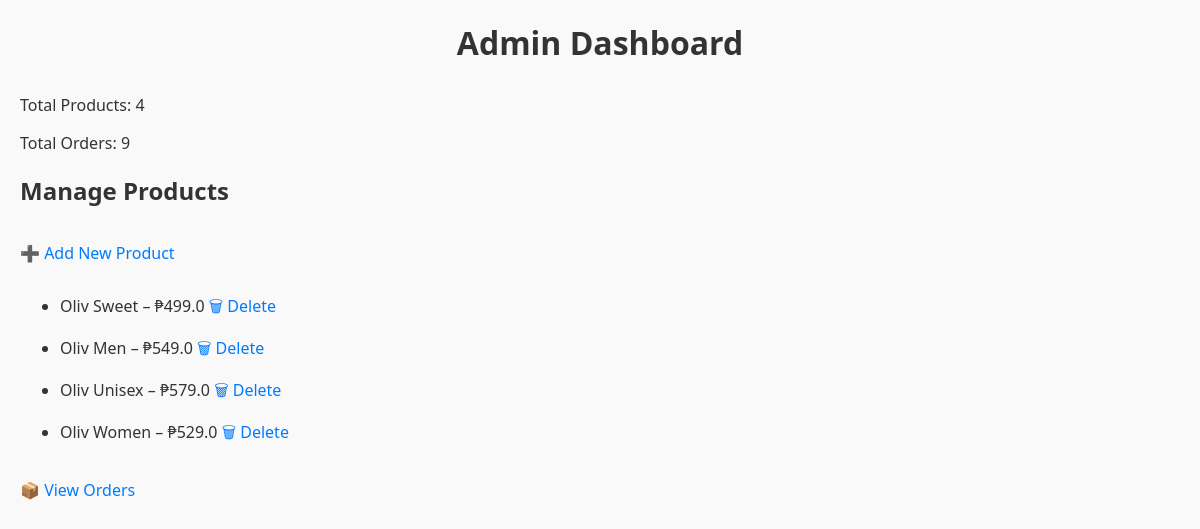
The page /admin (signed in) on the database its author committed.
### app.py (models this page shows)
class Perfume(db.Model):
    id = db.Column(db.Integer, primary_key=True)
    name = db.Column(db.String(100))
    category = db.Column(db.String(50))
    price = db.Column(db.Float)
    description = db.Column(db.Text)
    image = db.Column(db.String(100))

### app.py (the view)
@app.route('/admin')
@login_required
def admin():
    if not current_user.is_admin:
        return redirect(url_for('home'))
    perfumes = Perfume.query.all()
    total_orders = Order.query.count()
    return render_template('admin.html', perfumes=perfumes, total_orders=total_orders)

### app.py (called while the page is built)
@login_manager.user_loader
def load_user(user_id):
    return User.query.get(int(user_id))

### templates/admin.html (shortened to what this page needs)
<!DOCTYPE html>
<html lang="en">
<head>
    <link rel="stylesheet" href="{{ url_for('static', filename='style.css') }}">
</head>
<body>
    <h1>Admin Dashboard</h1>
    <p>Total Products: {{ perfumes|length }}</p>
    <p>Total Orders: {{ total_orders }}</p>
    <h2>Manage Products</h2>
    <a href="{{ url_for('add_product') }}">➕ Add New Product</a>
    <ul>
        {% for perfume in perfumes %}
        <li>
            {{ perfume.name }} – ₱{{ perfume.price }}
            <a href="{{ url_for('delete_product', id=perfume.id) }}">🗑 Delete</a>
        </li>
        {% endfor %}
    </ul>
    <a href="{{ url_for('admin_orders') }}">📦 View Orders</a>
</body>
</html>

### static/style.css (style rules this page uses)
body { font-family: 'Segoe UI', sans-serif; margin: 20px; background-color: #f9f9f9; color: #333; }
h1 { text-align: center; margin-bottom: 30px; }
a { display: inline-block; margin-top: 15px; color: #007bff; text-decoration: none; }

### rows shown on the page
Perfume: name "Oliv Sweet", price "499.0"
Perfume: name "Oliv Men", price "549.0"
Perfume: name "Oliv Unisex", price "579.0"
Perfume: name "Oliv Women", price "529.0"

### other values the page prints
{{ perfumes|length }} "4"
{{ total_orders }} "9"
